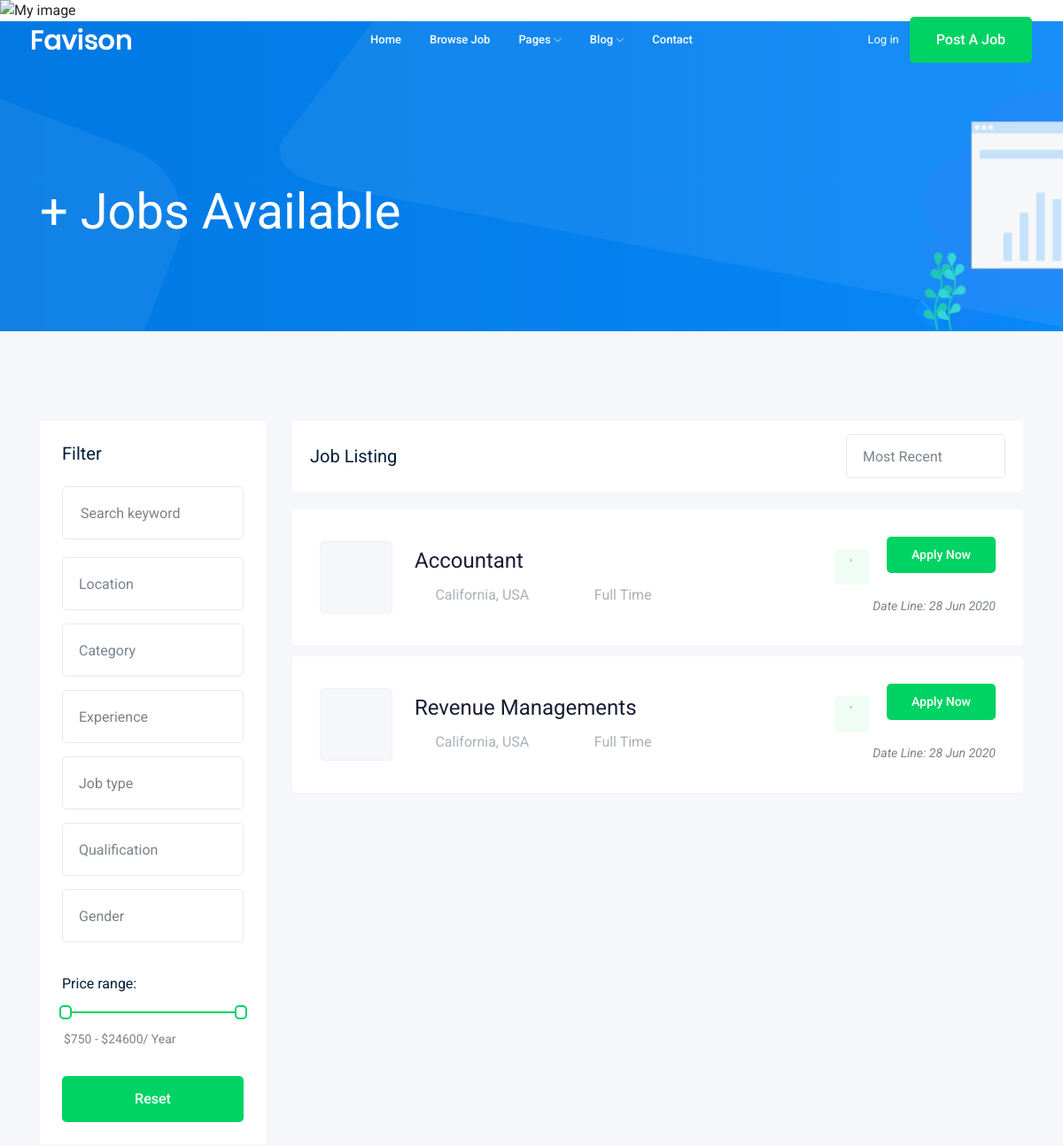
The page /jobs/ (upper part) on the database as committed earlier.
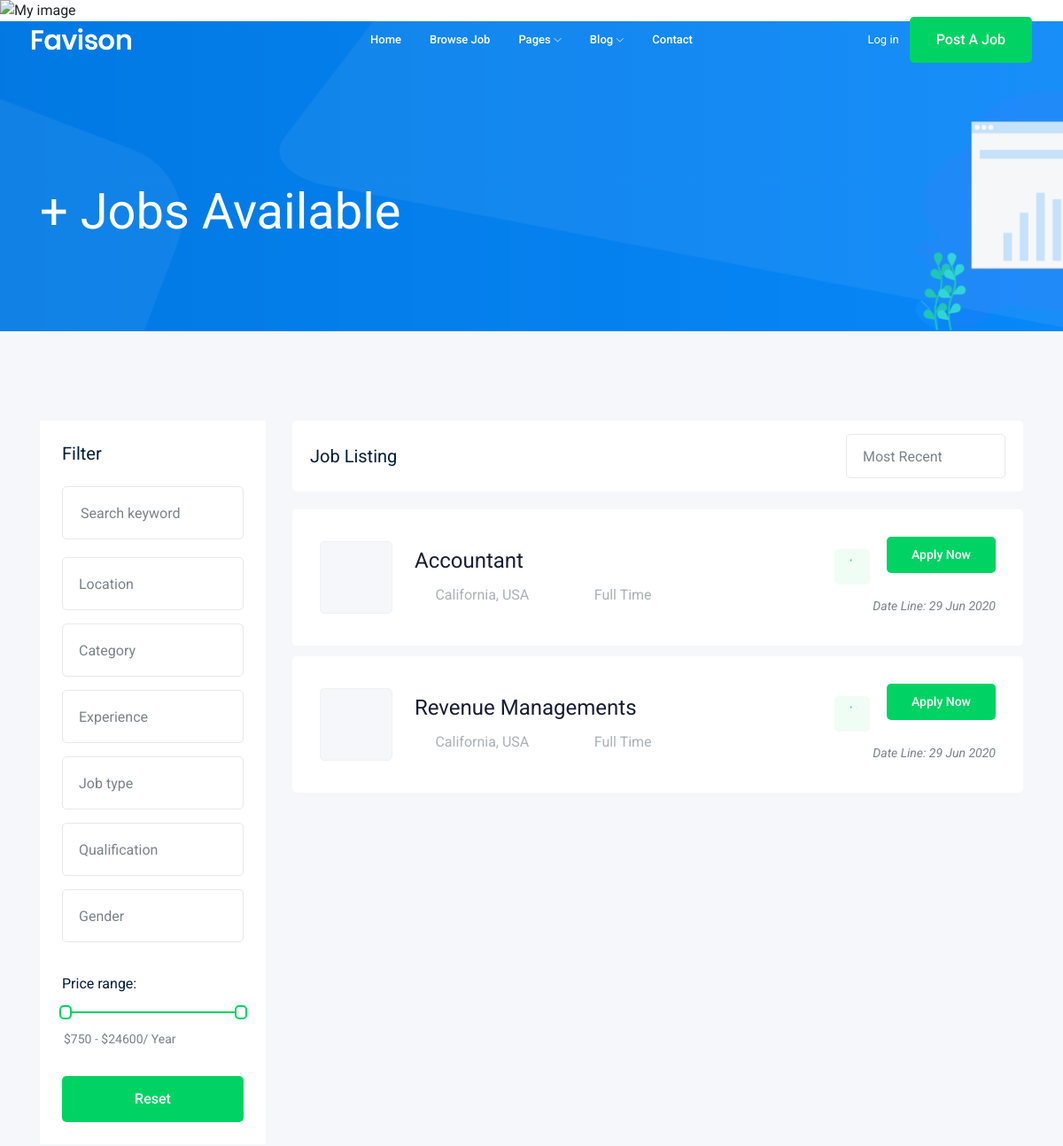
The same page on the database as committed later.
### job/models.py (models this page shows, shortened)
class Job(models.Model):
    title=models.CharField(max_length=100)
    JOB_TYPE=(
        ('Full Time','Full Time'),
        ('Part Time','Part Time')
    )
    def uploadedfile(instance,filename):
        filename,ext=filename.split('.')
        return "jobs/%s.%s"%(instance.id,ext)
    job_type=models.CharField(max_length=15,choices=JOB_TYPE)
    description=models.TextField(max_length=1000)
    published_at=models.DateField(auto_now=True)
    vacancy= models.IntegerField(default=1)
    salary= models.IntegerField(default=0)
    experiance= models.IntegerField(default=1)
    category=models.ForeignKey('Category',on_delete=models.CASCADE)
    image=models.ImageField(upload_to=uploadedfile)
    slug=models.SlugField(blank=True, null=True)

### job/views.py (the view)
# urls.py: path('',views.job_list),
def job_list(request):
    job_list=Job.objects.all()
    paginator = Paginator(job_list, 20) # Show 25 contacts per page.
    page_number = request.GET.get('page')
    page_obj = paginator.get_page(page_number)
    context={
        'jobs':page_obj
    }
    return render(request,'job/job_list.html',context)

### job/templates/job/job_list.html (shortened to what the changed rows need)
{% extends 'base.html' %}
{% block body %}
    <div class="job_listing_area plus_padding">
        <div class="container">
            <div class="row">
                <div class="col-lg-9">
                    <div class="job_lists m-0">
                        <div class="row">
                            <div= class="col-lg-12 col-md-12">
                                {% for job in jobs %}
                                <div class="single_jobs white-bg d-flex justify-content-between">
                                    <div class="jobs_left d-flex align-items-center">
                                        <div class="thumb">
                                        </div>
                                        <div class="jobs_conetent">
                                            <a href="{% url 'jobs:job_detail' job.slug %}"><h4>{{job.title}}</h4></a>
                                            <div class="links_locat d-flex align-items-center">
                                                <div class="location">
                                                    <p> <i class="fa fa-map-marker"></i> California, USA</p>
                                                </div>
                                                <div class="location">
                                                    <p> <i class="fa fa-clock-o"></i> {{job.job_type}}</p>
                                                </div>
                                            </div>
                                        </div>
                                    </div>
                                    <div class="jobs_right">
                                        <div class="apply_now">
                                            <a class="heart_mark" href="#"> <i class="fa fa-heart"></i> </a>
                                            <a href="{% url 'jobs:job_detail' job.slug %}" class="boxed-btn3">Apply Now</a>
                                        </div>
                                        <div class="date">
                                            <p>Date Line: {{job.published_at| date:'d M o'}}</p>
                                        </div>
                                    </div>
                                </div>
                                {% endfor %}
                            </div>
                        </div>
                </div>
            </div>
        </div>
    </div>
{% endblock body %}

Rows that differ between the two databases and show on the page:
changed Job "Accountant": published_at "28 Jun 2020" → "29 Jun 2020"
changed Job "Revenue Managements": published_at "28 Jun 2020" → "29 Jun 2020"
